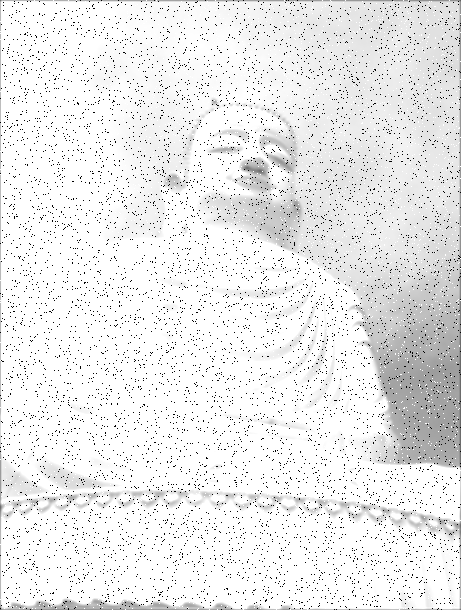
#> input picture Câu 1/final1.bmp, 461 x 610 px
$ python 'Câu1.py'
#> lines starting #> are read from the running program, lines starting #| are printed output that depends on the picture
import cv2
import numpy as np
from matplotlib import pyplot as plt

def tich_chap(img,mask):
    img_new = np.zeros([row,col])
    for i in range(1, row-1):
        for j in range(1,col-1):
            temp = (img[i-1,j-1]*mask[0,0]\
                + img[i-1,j]*mask[0,1]\
                + img[i-1,j+1]*mask[0,2]\
                + img[i,j-1]*mask[1,0]\
                + img[i,j]*mask[1,1]\
                + img[i,j+1]*mask[1,2]\
                + img[i+1,j-1]*mask[2,0]\
                + img[i+1,j]*mask[2,1]\
                + img[i+1,j+1]*mask[2,2])
            img_new[i,j]= temp

    img_new = img_new.astype(np.uint8)
    return img_new

locTB3x3 = np.array (([1/9,1/9,1/9],
                      [1/9,1/9,1/9],
                      [1/9,1/9,1/9]),dtype="float")
def loc_trung_vi(img):
    for i in range (1,row-1):
        for j in range(1,col-1):
            temp = [img[i-1,j-1],
                    img[i-1,j],
                    img[i-1,j+1],
                    img[i,j-1],
                    img[i,j],
                    img[i,j+1],
                    img[i+1,j-1],
                    img[i+1,j],
                    img[i+1,j+1]]
            temp.sort()
            img_new[i,j]=temp[4]
    return img_new

if __name__ == "__main__":
    img = plt.imread('final1.bmp',0)
#> img is the input picture: shape (610, 461); min 0, max 255, mean 235.8
    # img=img/255
    row,col = img.shape
#> row = 610; col = 461
    global img_new
    img_new = np.zeros([row,col])

    fig = plt.figure(figsize=(16,9))
    (img_goc,img_tb,img_tv) = fig.subplots(1,3)
    #Hien thi anh goc
    img_goc.imshow(img, cmap="gray")
    img_goc.set_title("Anh Goc")
#loc trung vi
    img_TrungVi = loc_trung_vi(img)
#> after the loop in loc_trung_vi, `for i in range (1,row-1):`:
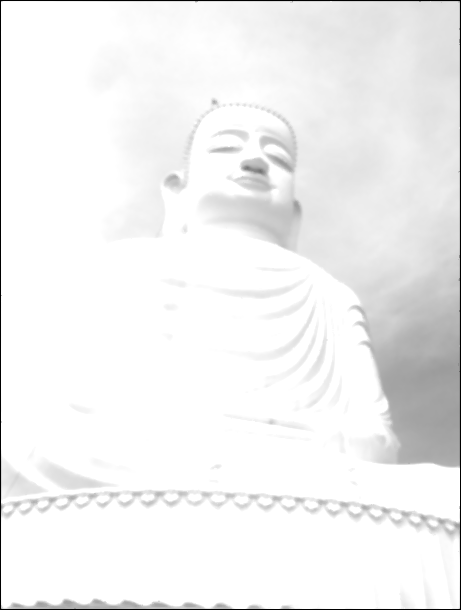
#> img_new: shape (610, 461) float64; min 0, max 255, mean 241.6
    img_tv.imshow(img_TrungVi,cmap = 'gray')
    cv2.imwrite("AnhLocTrungVi.png",img_TrungVi)
    img_tv.set_title("Anh loc trung vi")

    #LocTB3x3
    imgTB_3x3 = tich_chap(img,locTB3x3)
#> after the loop in tich_chap, `for i in range(1, row-1):`:
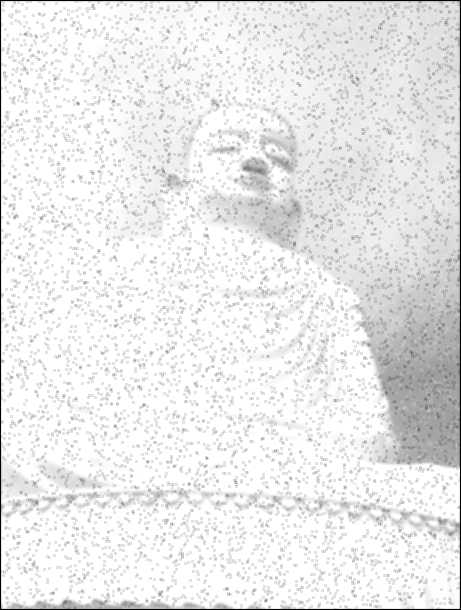
#> img_new: shape (610, 461) float64; min 0, max 255, mean 234.5; drawn with min black and max white
    img_tb.imshow(imgTB_3x3,cmap='gray')
    cv2.imwrite("AnhLocTrungBinh.png",imgTB_3x3)
    img_tb.set_title("Anh loc trung binh")
plt.show()
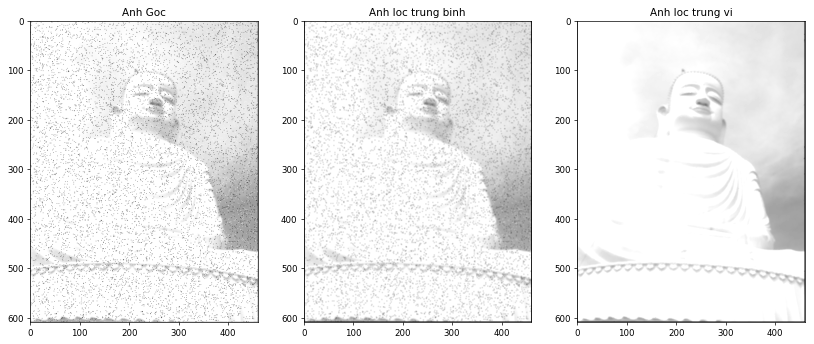
#> figure drawn by matplotlib, 3 panels
